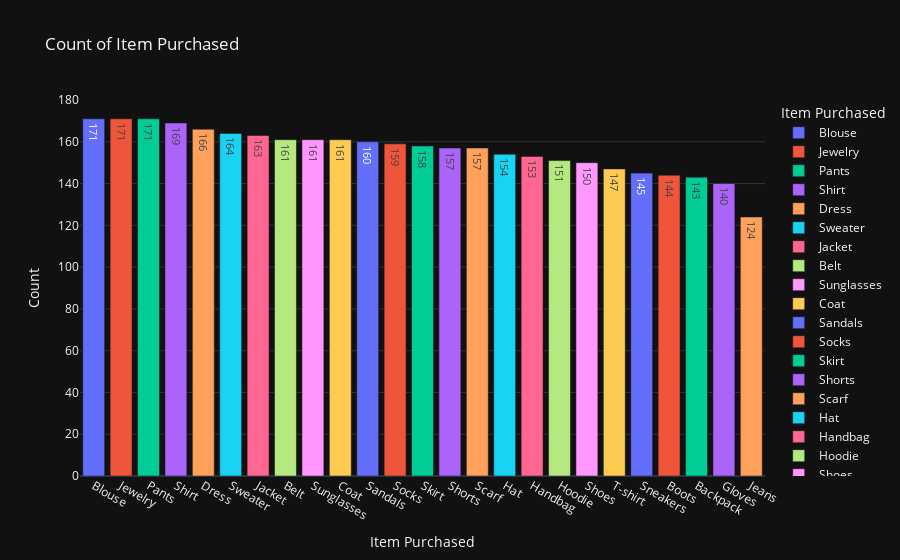

Notebook source saved alongside this figure:
### Code cell
iplot(px.bar(df_Item_Purchased,
             labels={'value':'Count'},
             color=df_Item_Purchased.index,
             template='plotly_dark',
             text_auto=True,
             title='Count of Item Purchased'
             ))

### Figure 1 — Plotly figure (JSON) as saved in the notebook; plotly's stock layout.template omitted (floating-point values rounded to 4 significant figures)
{"data": [{"alignmentgroup": "True", "hovertemplate": "Item Purchased=%{x}<br>Count=%{y}<extra></extra>", "legendgroup": "Blouse", "marker": {"color": "#636efa", "pattern": {"shape": ""}}, "name": "Blouse", "offsetgroup": "Blouse", "orientation": "v", "showlegend": true, "textposition": "auto", "texttemplate": "%{y}", "type": "bar", "x": ["Blouse"], "xaxis": "x", "y": [171], "yaxis": "y"}, {"alignmentgroup": "True", "hovertemplate": "Item Purchased=%{x}<br>Count=%{y}<extra></extra>", "legendgroup": "Jewelry", "marker": {"color": "#EF553B", "pattern": {"shape": ""}}, "name": "Jewelry", "offsetgroup": "Jewelry", "orientation": "v", "showlegend": true, "textposition": "auto", "texttemplate": "%{y}", "type": "bar", "x": ["Jewelry"], "xaxis": "x", "y": [171], "yaxis": "y"}, {"alignmentgroup": "True", "hovertemplate": "Item Purchased=%{x}<br>Count=%{y}<extra></extra>", "legendgroup": "Pants", "marker": {"color": "#00cc96", "pattern": {"shape": ""}}, "name": "Pants", "offsetgroup": "Pants", "orientation": "v", "showlegend": true, "textposition": "auto", "texttemplate": "%{y}", "type": "bar", "x": ["Pants"], "xaxis": "x", "y": [171], "yaxis": "y"}, {"alignmentgroup": "True", "hovertemplate": "Item Purchased=%{x}<br>Count=%{y}<extra></extra>", "legendgroup": "Shirt", "marker": {"color": "#ab63fa", "pattern": {"shape": ""}}, "name": "Shirt", "offsetgroup": "Shirt", "orientation": "v", "showlegend": true, "textposition": "auto", "texttemplate": "%{y}", "type": "bar", "x": ["Shirt"], "xaxis": "x", "y": [169], "yaxis": "y"}, {"alignmentgroup": "True", "hovertemplate": "Item Purchased=%{x}<br>Count=%{y}<extra></extra>", "legendgroup": "Dress", "marker": {"color": "#FFA15A", "pattern": {"shape": ""}}, "name": "Dress", "offsetgroup": "Dress", "orientation": "v", "showlegend": true, "textposition": "auto", "texttemplate": "%{y}", "type": "bar", "x": ["Dress"], "xaxis": "x", "y": [166], "yaxis": "y"}, {"alignmentgroup": "True", "hovertemplate": "Item Purchased=%{x}<br>Count=%{y}<extra></extra>", "legendgroup": "Sweater", "marker": {"color": "#19d3f3", "pattern": {"shape": ""}}, "name": "Sweater", "offsetgroup": "Sweater", "orientation": "v", "showlegend": true, "textposition": "auto", "texttemplate": "%{y}", "type": "bar", "x": ["Sweater"], "xaxis": "x", "y": [164], "yaxis": "y"}, {"alignmentgroup": "True", "hovertemplate": "Item Purchased=%{x}<br>Count=%{y}<extra></extra>", "legendgroup": "Jacket", "marker": {"color": "#FF6692", "pattern": {"shape": ""}}, "name": "Jacket", "offsetgroup": "Jacket", "orientation": "v", "showlegend": true, "textposition": "auto", "texttemplate": "%{y}", "type": "bar", "x": ["Jacket"], "xaxis": "x", "y": [163], "yaxis": "y"}, {"alignmentgroup": "True", "hovertemplate": "Item Purchased=%{x}<br>Count=%{y}<extra></extra>", "legendgroup": "Belt", "marker": {"color": "#B6E880", "pattern": {"shape": ""}}, "name": "Belt", "offsetgroup": "Belt", "orientation": "v", "showlegend": true, "textposition": "auto", "texttemplate": "%{y}", "type": "bar", "x": ["Belt"], "xaxis": "x", "y": [161], "yaxis": "y"}, {"alignmentgroup": "True", "hovertemplate": "Item Purchased=%{x}<br>Count=%{y}<extra></extra>", "legendgroup": "Sunglasses", "marker": {"color": "#FF97FF", "pattern": {"shape": ""}}, "name": "Sunglasses", "offsetgroup": "Sunglasses", "orientation": "v", "showlegend": true, "textposition": "auto", "texttemplate": "%{y}", "type": "bar", "x": ["Sunglasses"], "xaxis": "x", "y": [161], "yaxis": "y"}, {"alignmentgroup": "True", "hovertemplate": "Item Purchased=%{x}<br>Count=%{y}<extra></extra>", "legendgroup": "Coat", "marker": {"color": "#FECB52", "pattern": {"shape": ""}}, "name": "Coat", "offsetgroup": "Coat", "orientation": "v", "showlegend": true, "textposition": "auto", "texttemplate": "%{y}", "type": "bar", "x": ["Coat"], "xaxis": "x", "y": [161], "yaxis": "y"}, {"alignmentgroup": "True", "hovertemplate": "Item Purchased=%{x}<br>Count=%{y}<extra></extra>", "legendgroup": "Sandals", "marker": {"color": "#636efa", "pattern": {"shape": ""}}, "name": "Sandals", "offsetgroup": "Sandals", "orientation": "v", "showlegend": true, "textposition": "auto", "texttemplate": "%{y}", "type": "bar", "x": ["Sandals"], "xaxis": "x", "y": [160], "yaxis": "y"}, {"alignmentgroup": "True", "hovertemplate": "Item Purchased=%{x}<br>Count=%{y}<extra></extra>", "legendgroup": "Socks", "marker": {"color": "#EF553B", "pattern": {"shape": ""}}, "name": "Socks", "offsetgroup": "Socks", "orientation": "v", "showlegend": true, "textposition": "auto", "texttemplate": "%{y}", "type": "bar", "x": ["Socks"], "xaxis": "x", "y": [159], "yaxis": "y"}, {"alignmentgroup": "True", "hovertemplate": "Item Purchased=%{x}<br>Count=%{y}<extra></extra>", "legendgroup": "Skirt", "marker": {"color": "#00cc96", "pattern": {"shape": ""}}, "name": "Skirt", "offsetgroup": "Skirt", "orientation": "v", "showlegend": true, "textposition": "auto", "texttemplate": "%{y}", "type": "bar", "x": ["Skirt"], "xaxis": "x", "y": [158], "yaxis": "y"}, {"alignmentgroup": "True", "hovertemplate": "Item Purchased=%{x}<br>Count=%{y}<extra></extra>", "legendgroup": "Shorts", "marker": {"color": "#ab63fa", "pattern": {"shape": ""}}, "name": "Shorts", "offsetgroup": "Shorts", "orientation": "v", "showlegend": true, "textposition": "auto", "texttemplate": "%{y}", "type": "bar", "x": ["Shorts"], "xaxis": "x", "y": [157], "yaxis": "y"}, {"alignmentgroup": "True", "hovertemplate": "Item Purchased=%{x}<br>Count=%{y}<extra></extra>", "legendgroup": "Scarf", "marker": {"color": "#FFA15A", "pattern": {"shape": ""}}, "name": "Scarf", "offsetgroup": "Scarf", "orientation": "v", "showlegend": true, "textposition": "auto", "texttemplate": "%{y}", "type": "bar", "x": ["Scarf"], "xaxis": "x", "y": [157], "yaxis": "y"}, {"alignmentgroup": "True", "hovertemplate": "Item Purchased=%{x}<br>Count=%{y}<extra></extra>", "legendgroup": "Hat", "marker": {"color": "#19d3f3", "pattern": {"shape": ""}}, "name": "Hat", "offsetgroup": "Hat", "orientation": "v", "showlegend": true, "textposition": "auto", "texttemplate": "%{y}", "type": "bar", "x": ["Hat"], "xaxis": "x", "y": [154], "yaxis": "y"}, {"alignmentgroup": "True", "hovertemplate": "Item Purchased=%{x}<br>Count=%{y}<extra></extra>", "legendgroup": "Handbag", "marker": {"color": "#FF6692", "pattern": {"shape": ""}}, "name": "Handbag", "offsetgroup": "Handbag", "orientation": "v", "showlegend": true, "textposition": "auto", "texttemplate": "%{y}", "type": "bar", "x": ["Handbag"], "xaxis": "x", "y": [153], "yaxis": "y"}, {"alignmentgroup": "True", "hovertemplate": "Item Purchased=%{x}<br>Count=%{y}<extra></extra>", "legendgroup": "Hoodie", "marker": {"color": "#B6E880", "pattern": {"shape": ""}}, "name": "Hoodie", "offsetgroup": "Hoodie", "orientation": "v", "showlegend": true, "textposition": "auto", "texttemplate": "%{y}", "type": "bar", "x": ["Hoodie"], "xaxis": "x", "y": [151], "yaxis": "y"}, {"alignmentgroup": "True", "hovertemplate": "Item Purchased=%{x}<br>Count=%{y}<extra></extra>", "legendgroup": "Shoes", "marker": {"color": "#FF97FF", "pattern": {"shape": ""}}, "name": "Shoes", "offsetgroup": "Shoes", "orientation": "v", "showlegend": true, "textposition": "auto", "texttemplate": "%{y}", "type": "bar", "x": ["Shoes"], "xaxis": "x", "y": [150], "yaxis": "y"}, {"alignmentgroup": "True", "hovertemplate": "Item Purchased=%{x}<br>Count=%{y}<extra></extra>", "legendgroup": "T-shirt", "marker": {"color": "#FECB52", "pattern": {"shape": ""}}, "name": "T-shirt", "offsetgroup": "T-shirt", "orientation": "v", "showlegend": true, "textposition": "auto", "texttemplate": "%{y}", "type": "bar", "x": ["T-shirt"], "xaxis": "x", "y": [147], "yaxis": "y"}, {"alignmentgroup": "True", "hovertemplate": "Item Purchased=%{x}<br>Count=%{y}<extra></extra>", "legendgroup": "Sneakers", "marker": {"color": "#636efa", "pattern": {"shape": ""}}, "name": "Sneakers", "offsetgroup": "Sneakers", "orientation": "v", "showlegend": true, "textposition": "auto", "texttemplate": "%{y}", "type": "bar", "x": ["Sneakers"], "xaxis": "x", "y": [145], "yaxis": "y"}, {"alignmentgroup": "True", "hovertemplate": "Item Purchased=%{x}<br>Count=%{y}<extra></extra>", "legendgroup": "Boots", "marker": {"color": "#EF553B", "pattern": {"shape": ""}}, "name": "Boots", "offsetgroup": "Boots", "orientation": "v", "showlegend": true, "textposition": "auto", "texttemplate": "%{y}", "type": "bar", "x": ["Boots"], "xaxis": "x", "y": [144], "yaxis": "y"}, {"alignmentgroup": "True", "hovertemplate": "Item Purchased=%{x}<br>Count=%{y}<extra></extra>", "legendgroup": "Backpack", "marker": {"color": "#00cc96", "pattern": {"shape": ""}}, "name": "Backpack", "offsetgroup": "Backpack", "orientation": "v", "showlegend": true, "textposition": "auto", "texttemplate": "%{y}", "type": "bar", "x": ["Backpack"], "xaxis": "x", "y": [143], "yaxis": "y"}, {"alignmentgroup": "True", "hovertemplate": "Item Purchased=%{x}<br>Count=%{y}<extra></extra>", "legendgroup": "Gloves", "marker": {"color": "#ab63fa", "pattern": {"shape": ""}}, "name": "Gloves", "offsetgroup": "Gloves", "orientation": "v", "showlegend": true, "textposition": "auto", "texttemplate": "%{y}", "type": "bar", "x": ["Gloves"], "xaxis": "x", "y": [140], "yaxis": "y"}, {"alignmentgroup": "True", "hovertemplate": "Item Purchased=%{x}<br>Count=%{y}<extra></extra>", "legendgroup": "Jeans", "marker": {"color": "#FFA15A", "pattern": {"shape": ""}}, "name": "Jeans", "offsetgroup": "Jeans", "orientation": "v", "showlegend": true, "textposition": "auto", "texttemplate": "%{y}", "type": "bar", "x": ["Jeans"], "xaxis": "x", "y": [124], "yaxis": "y"}], "layout": {"barmode": "relative", "legend": {"title": {"text": "Item Purchased"}, "tracegroupgap": 0}, "title": {"text": "Count of Item Purchased"}, "xaxis": {"anchor": "y", "categoryarray": ["Blouse", "Jewelry", "Pants", "Shirt", "Dress", "Sweater", "Jacket", "Belt", "Sunglasses", "Coat", "Sandals", "Socks", "Skirt", "Shorts", "Scarf", "Hat", "Handbag", "Hoodie", "Shoes", "T-shirt", "Sneakers", "Boots", "Backpack", "Gloves", "Jeans"], "categoryorder": "array", "domain": [0, 1], "title": {"text": "Item Purchased"}}, "yaxis": {"anchor": "x", "domain": [0, 1], "title": {"text": "Count"}}}}
